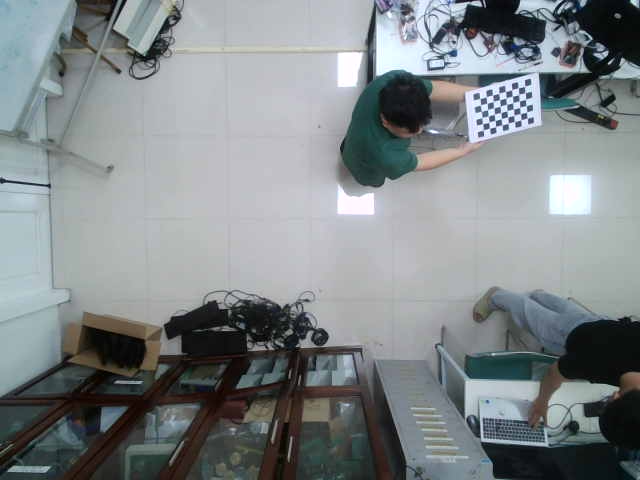
#> input picture calib_cam1/img8.png, 640 x 480 px, found by its file name
$ python test_run.py
#> lines starting #> are read from the running program, lines starting #| are printed output that depends on the picture
import pickle
import cv2
import numpy as np

with open('calib_values/p_matrix.pkl', 'rb') as f:
#> (reads calib_values/p_matrix.pkl from the repository)
    p_matrix = pickle.load(f)

with open('calib_values/r_matrix.pkl', 'rb') as f:
#> (reads calib_values/r_matrix.pkl from the repository)
    r_matrix = pickle.load(f)

with open('calib_values/t_vector.pkl', 'rb') as f:
#> (reads calib_values/t_vector.pkl from the repository)
    t_vector = pickle.load(f)

with open('calib_values/k_matrix.pkl', 'rb') as f:
#> (reads calib_values/k_matrix.pkl from the repository)
    k_matrix = pickle.load(f)

with open('calib_values/dist_coef.pkl', 'rb') as f:
    dist_coef = pickle.load(f)


print(p_matrix)
print(r_matrix)
print(t_vector)
print(k_matrix)
print(dist_coef)


# [20 lines of commented-out code are left out]

img = cv2.imread('image_test/img8.png')
#> img is the input picture: shape (480, 640, 3); mean B, G, R 136.6, 134.3, 128.3


# cv2.imshow('result', preprocess(img)[0])
img = cv2.resize(img, None, fx=0.6, fy=0.6)
#> img: shape (288, 384, 3)
cv2.imshow('original', img)
imgGray = cv2.cvtColor(img, cv2.COLOR_BGRA2GRAY)
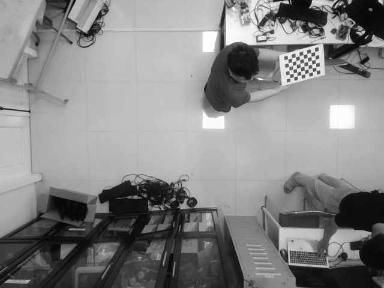
#> imgGray: shape (288, 384); min 1, max 254, mean 132.6
cv2.imshow('result2', imgGray)
imgGauss = cv2.GaussianBlur(imgGray, (9, 9), 0)
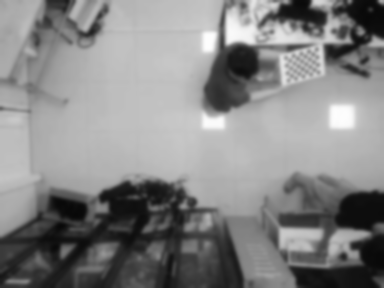
#> imgGauss: shape (288, 384); min 8, max 253, mean 132.6
cv2.imshow('result3', imgGauss)

epsilon = 1e-6
contrast_enhanced = imgGray / (imgGauss + epsilon)
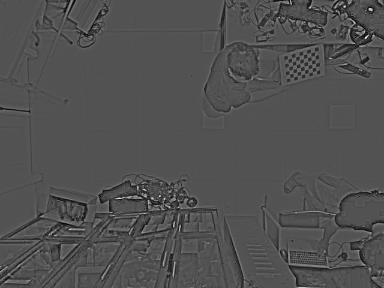
#> contrast_enhanced: shape (288, 384) float64; min 0.0233, max 3.03, mean 0.986; drawn with min black and max white

# Chuẩn hóa giá trị pixel về 0-255 và chuyển về kiểu uint8
imgContrast = np.clip(contrast_enhanced * 255, 0, 255).astype(np.uint8)
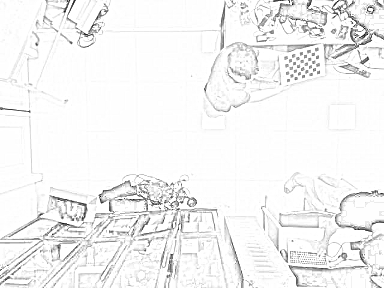
#> imgContrast: shape (288, 384); min 5, max 255, mean 243.3
cv2.imshow('result4', imgContrast)

_, imageBinary = cv2.threshold(imgContrast, 0, 255, cv2.THRESH_BINARY + cv2.THRESH_OTSU)
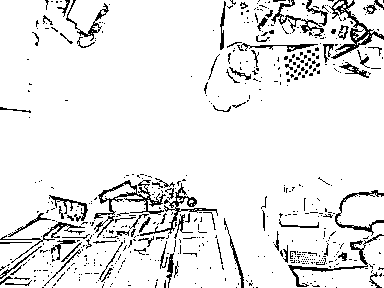
#> imageBinary: shape (288, 384); 91.5% white; black in thin lines or dots
cv2.imshow('result5', imageBinary)
# [21 lines of commented-out code are left out]
cv2.waitKey(0)
